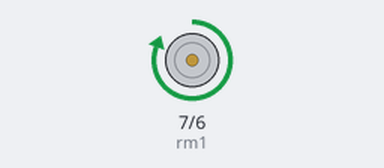
Simulated run of this sketch. Board: Arduino Uno, built with avr-gcc and run on an emulated ATmega328P. Parts: motor-driver pin pairs drawn as motors (green arrow = first pin HIGH = forward, orange = second pin HIGH = backward, longer = more drive).

Above: at 1.5 s.
At 5.5 s:
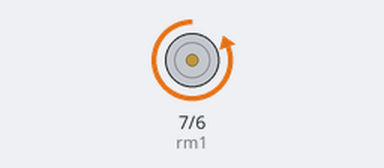
Timing chart, 0 to 10.4 s (numbered marks = the images above):
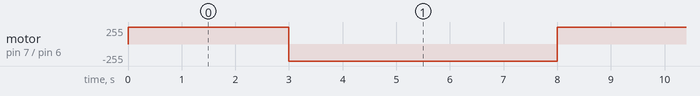

Measured:
- by itself, motor on pin 7 (rm1) / pin 6 (rm2): alternates forward 255/255 for 3.0 s and backward 255/255 for 5.0 s

The sketch:

Motor_only_pick_place.ino
```cpp
#define rm1 7
#define rm2 6


void setup() {
  // put your setup code here, to run once:
  pinMode(rm1,OUTPUT);
  pinMode(rm2,OUTPUT);

}

void loop() {
  // put your main code here, to run repeatedly:

  digitalWrite(rm1,HIGH);    //Move back
  digitalWrite(rm2,LOW);
  delay(3000);

  digitalWrite(rm1,LOW);    //Move front
  digitalWrite(rm2,HIGH);
  delay(5000);

}
```
